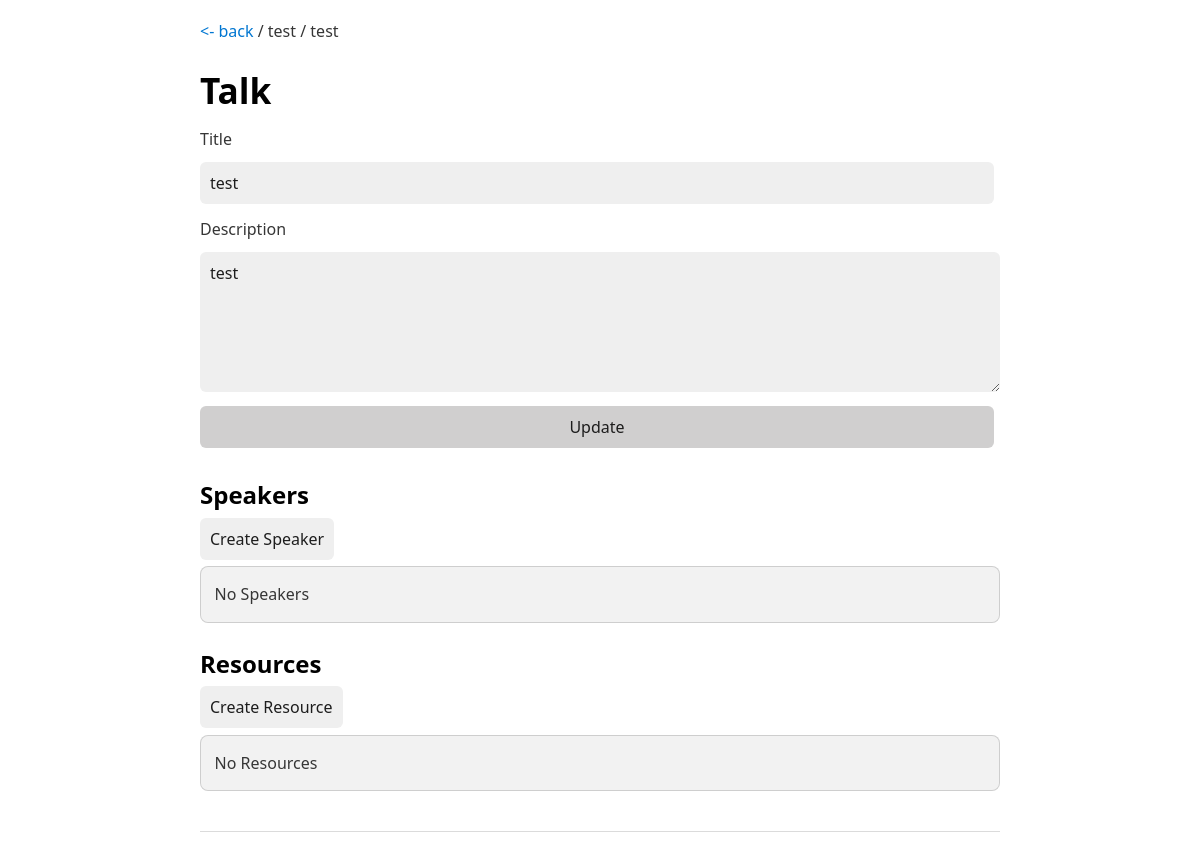
The app's page /event/2/talk/5 with its own data.
### app/models/events.py (models this page shows, shortened)
class Events(db.Model):
    event_id = s.Column(s.Integer, primary_key=True)
    title = s.Column(s.String(255))
    description = s.Column(s.String)
    datetime = s.Column(s.DateTime)
    location = s.Column(s.String(255))
    rel_workshops = s.orm.relationship("Workshops")
    rel_talks = s.orm.relationship("Talks")
    @classmethod
    def get_by_id(cls, event_id):
        se_ = s.select(cls).where(cls.event_id == event_id)
        re_ = db.session.execute(se_).scalars().first()
        return re_

### app/models/talks.py (models this page shows, shortened)
class Talks(db.Model):
    talk_id = s.Column(s.Integer, primary_key=True)
    fk_event_id = s.Column(s.Integer, s.ForeignKey("events.event_id"))
    title = s.Column(s.String(255))
    description = s.Column(s.String(255))
    rel_talk_resources = s.orm.relationship("TalkResources")
    rel_talk_speakers = s.orm.relationship("TalkSpeakers")
    @classmethod
    def get_by_id(cls, talk_id):
        se_ = s.select(cls).where(cls.talk_id == talk_id)
        re_ = db.session.execute(se_).scalars().first()
        return re_

### app/__init__.py (the view)
    @app.get("/event/<int:event_id>/talk/<int:talk_id>")
    def talk(event_id: int, talk_id: int):
        event_ = Events.get_by_id(event_id)
        talk_ = Talks.get_by_id(talk_id)
        return render_template("talk.html", event=event_, talk=talk_)

### app/templates/talk.html (shortened to what this page needs)
<!DOCTYPE html>
<html lang="en">
<head>
    {% include 'includes/head.html' %}
</head>
<body>
<header>
    <div class="top-link">
        <a href="{{ url_for('event', event_id=event.event_id) }}"><- back</a> /
        {{ event.title }} /
        {{ talk.title }}
    </div>
    <h1>Talk</h1>
</header>
<main x-data="talk_" x-init="setup('{{ event.event_id }}', '{{ talk.talk_id }}')">
    <form action="{{ url_for('talk_update', event_id=event.event_id, talk_id=talk.talk_id) }}"
          method="post"
          class="form">
        <label for="title">Title</label>
        <input id="title" type="text" name="title" value="{{ talk.title }}">
        <label for="description">Description</label>
        <textarea id="description" name="description">{{ talk.description }}</textarea>
        <button type="submit">Update</button>
    </form>
    <h2>Speakers</h2>
    <div class="top-link">
        <a class="a-button" @click="create_speaker_dialog.showModal()">Create Speaker</a>
    </div>
    <div class="box" x-show="speakers.length === 0" x-cloak>
        <p>No Speakers</p>
    </div>
    <h2>Resources</h2>
    <div class="top-link">
        <a class="a-button" @click="create_resource_dialog.showModal()">Create Resource</a>
    </div>
    <div class="box" x-show="resources.length === 0" x-cloak>
        <p>No Resources</p>
    </div>
</main>
<footer>
</footer>
</body>
</html>

### app/static/style.css (style rules this page uses)
.form { display: flex; width: 100%; flex-direction: column; gap: .50rem; }
.top-link { margin-top: 1rem; margin-bottom: 1rem; }
.box { padding: 0 0.85rem; background-color: rgba(0, 0, 0, .05); border-radius: 0.5rem; border: 1px solid rgba(0, 0, 0, .15); }
.a-button { transition: background-color var(--animation-duration) linear, border-color var(--animation-duration) linear, color var(--animation-duration) linear, box-shadow var(--animation-duration) linear, transform var(--animation-duration) ease }
.a-button { text-align: center; color: var(--form-text); background-color: var(--background); font-family: inherit; font-size: inherit; margin-right: 6px; margin-bottom: 6px; padding: 10px; border: none; border-radius: 6px; outline: none; text-decoration: none; }

### records on screen
Events: title "test"
Talks: title "test", description "test"
